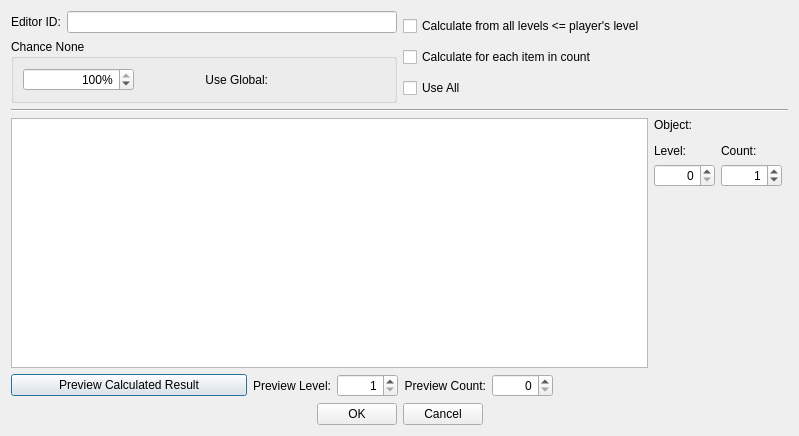
<?xml version="1.0" encoding="UTF-8"?>
<ui version="4.0">
 <class>FormDialogLeveledSpell</class>
 <widget class="QDialog" name="FormDialogLeveledSpell">
  <property name="geometry">
   <rect>
    <x>0</x>
    <y>0</y>
    <width>799</width>
    <height>436</height>
   </rect>
  </property>
  <property name="windowTitle">
   <string>Leveled Spell</string>
  </property>
  <layout class="QVBoxLayout" name="verticalLayout_3">
   <item>
    <layout class="QGridLayout" name="gridLayout" columnstretch="0,1,1">
     <item row="0" column="2" rowspan="2">
      <layout class="QGridLayout" name="gridLayout_4">
       <item row="2" column="0">
        <widget class="QCheckBox" name="flagUseAll">
         <property name="whatsThis">
          <string>If this is checked, then the leveled list will produce every form in its list, regardless of the player's level. This is mutually exclusive with the other options for level calculations.</string>
         </property>
         <property name="text">
          <string>Use All</string>
         </property>
        </widget>
       </item>
       <item row="1" column="0" colspan="2">
        <widget class="QCheckBox" name="flagRecalcPerCount">
         <property name="whatsThis">
          <string>If this list is in another leveled list with a count greater than one, this checkbox determines whether each generated object is the same (unchecked), or whether this leveled list is calculated independently for each generated object (checked).</string>
         </property>
         <property name="text">
          <string>Calculate for each item in count</string>
         </property>
        </widget>
       </item>
       <item row="0" column="0" colspan="2">
        <widget class="QCheckBox" name="flagCumulativeLevels">
         <property name="whatsThis">
          <string>If this is checked, then the leveled list will use any list entry at or below the player's level. If unchecked, the leveled list will use the list entry that is closest to the player's level without exceeding it.</string>
         </property>
         <property name="text">
          <string>Calculate from all levels &lt;= player's level</string>
         </property>
        </widget>
       </item>
      </layout>
     </item>
     <item row="1" column="0" colspan="2">
      <widget class="QGroupBox" name="groupBox">
       <property name="whatsThis">
        <string>Control the likelihood that this leveled list won't spawn anything at all. If you select a Global, its value will be treated as a percentage (i.e. in the range [0, 100]) and used instead of the fixed percentage. Note that the Creation Kit only lets you edit the fixed percentage, though a Global should still work in-game.</string>
       </property>
       <property name="title">
        <string>Chance None</string>
       </property>
       <layout class="QHBoxLayout" name="horizontalLayout">
        <item>
         <widget class="QSpinBox" name="chanceNonePercentage">
          <property name="alignment">
           <set>Qt::AlignRight|Qt::AlignTrailing|Qt::AlignVCenter</set>
          </property>
          <property name="suffix">
           <string extracomment="percentage unit">%</string>
          </property>
          <property name="maximum">
           <number>100</number>
          </property>
          <property name="value">
           <number>100</number>
          </property>
         </widget>
        </item>
        <item>
         <spacer name="horizontalSpacer_4">
          <property name="orientation">
           <enum>Qt::Horizontal</enum>
          </property>
          <property name="sizeType">
           <enum>QSizePolicy::Fixed</enum>
          </property>
          <property name="sizeHint" stdset="0">
           <size>
            <width>16</width>
            <height>8</height>
           </size>
          </property>
         </spacer>
        </item>
        <item>
         <widget class="QLabel" name="label_2">
          <property name="text">
           <string>Use Global:</string>
          </property>
          <property name="alignment">
           <set>Qt::AlignRight|Qt::AlignTrailing|Qt::AlignVCenter</set>
          </property>
         </widget>
        </item>
        <item>
         <widget class="DKFormPicker" name="chanceNoneGlobal"/>
        </item>
       </layout>
      </widget>
     </item>
     <item row="0" column="0" colspan="2">
      <layout class="QHBoxLayout" name="horizontalLayout_3">
       <item>
        <widget class="QLabel" name="label">
         <property name="text">
          <string>Editor ID:</string>
         </property>
         <property name="buddy">
          <cstring>editorID</cstring>
         </property>
        </widget>
       </item>
       <item>
        <widget class="QLineEdit" name="editorID"/>
       </item>
      </layout>
     </item>
    </layout>
   </item>
   <item>
    <widget class="Line" name="line">
     <property name="orientation">
      <enum>Qt::Horizontal</enum>
     </property>
    </widget>
   </item>
   <item>
    <layout class="QHBoxLayout" name="horizontalLayout_2">
     <item>
      <widget class="QTableView" name="view"/>
     </item>
     <item>
      <layout class="QVBoxLayout" name="verticalLayout_2">
       <item>
        <widget class="QLabel" name="label_3">
         <property name="text">
          <string>Object:</string>
         </property>
         <property name="buddy">
          <cstring>entryForm</cstring>
         </property>
        </widget>
       </item>
       <item>
        <widget class="DKFormPicker" name="entryForm">
         <property name="whatsThis">
          <string>The spell that this list item will produce, if it's chosen by the leveled list calculation.</string>
         </property>
        </widget>
       </item>
       <item>
        <layout class="QGridLayout" name="gridLayout_3">
         <item row="0" column="0">
          <widget class="QLabel" name="label_6">
           <property name="text">
            <string>Level:</string>
           </property>
           <property name="buddy">
            <cstring>entryLevel</cstring>
           </property>
          </widget>
         </item>
         <item row="1" column="1">
          <widget class="QSpinBox" name="entryCount">
           <property name="whatsThis">
            <string>Unused.</string>
           </property>
           <property name="alignment">
            <set>Qt::AlignRight|Qt::AlignTrailing|Qt::AlignVCenter</set>
           </property>
           <property name="maximum">
            <number>65535</number>
           </property>
           <property name="value">
            <number>1</number>
           </property>
          </widget>
         </item>
         <item row="1" column="0">
          <widget class="QSpinBox" name="entryLevel">
           <property name="whatsThis">
            <string>The level associated with this list item. Whether the list item is selected will depend on how this level compares to the player's level.</string>
           </property>
           <property name="alignment">
            <set>Qt::AlignRight|Qt::AlignTrailing|Qt::AlignVCenter</set>
           </property>
           <property name="minimum">
            <number>0</number>
           </property>
           <property name="maximum">
            <number>65535</number>
           </property>
          </widget>
         </item>
         <item row="0" column="1">
          <widget class="QLabel" name="label_7">
           <property name="text">
            <string>Count:</string>
           </property>
           <property name="buddy">
            <cstring>entryCount</cstring>
           </property>
          </widget>
         </item>
         <item row="1" column="2">
          <widget class="QWidget" name="spacer" native="true"/>
         </item>
        </layout>
       </item>
       <item>
        <spacer name="verticalSpacer">
         <property name="orientation">
          <enum>Qt::Vertical</enum>
         </property>
         <property name="sizeHint" stdset="0">
          <size>
           <width>20</width>
           <height>40</height>
          </size>
         </property>
        </spacer>
       </item>
      </layout>
     </item>
    </layout>
   </item>
   <item>
    <layout class="QHBoxLayout" name="previewLayout" stretch="1,0,0,0,0,1">
     <item>
      <widget class="QPushButton" name="buttonPreviewLLCalc">
       <property name="whatsThis">
        <string>Given a preview level (the level of a hypothetical player) and a preview count (the number of entities to generate), generate sample output using this leveled list.</string>
       </property>
       <property name="text">
        <string>Preview Calculated Result</string>
       </property>
      </widget>
     </item>
     <item>
      <widget class="QLabel" name="label_9">
       <property name="text">
        <string>Preview Level:</string>
       </property>
       <property name="alignment">
        <set>Qt::AlignRight|Qt::AlignTrailing|Qt::AlignVCenter</set>
       </property>
       <property name="buddy">
        <cstring>previewLevel</cstring>
       </property>
      </widget>
     </item>
     <item>
      <widget class="QSpinBox" name="previewLevel">
       <property name="alignment">
        <set>Qt::AlignRight|Qt::AlignTrailing|Qt::AlignVCenter</set>
       </property>
       <property name="minimum">
        <number>1</number>
       </property>
       <property name="maximum">
        <number>65535</number>
       </property>
      </widget>
     </item>
     <item>
      <widget class="QLabel" name="label_10">
       <property name="text">
        <string>Preview Count:</string>
       </property>
       <property name="alignment">
        <set>Qt::AlignRight|Qt::AlignTrailing|Qt::AlignVCenter</set>
       </property>
       <property name="buddy">
        <cstring>previewCount</cstring>
       </property>
      </widget>
     </item>
     <item>
      <widget class="QSpinBox" name="previewCount">
       <property name="alignment">
        <set>Qt::AlignRight|Qt::AlignTrailing|Qt::AlignVCenter</set>
       </property>
       <property name="maximum">
        <number>65535</number>
       </property>
      </widget>
     </item>
     <item>
      <spacer name="horizontalSpacer_3">
       <property name="orientation">
        <enum>Qt::Horizontal</enum>
       </property>
       <property name="sizeHint" stdset="0">
        <size>
         <width>40</width>
         <height>20</height>
        </size>
       </property>
      </spacer>
     </item>
    </layout>
   </item>
   <item>
    <layout class="QHBoxLayout" name="buttonsLayout">
     <item>
      <spacer name="horizontalSpacer">
       <property name="orientation">
        <enum>Qt::Horizontal</enum>
       </property>
       <property name="sizeHint" stdset="0">
        <size>
         <width>40</width>
         <height>20</height>
        </size>
       </property>
      </spacer>
     </item>
     <item>
      <widget class="QPushButton" name="buttonOK">
       <property name="text">
        <string>OK</string>
       </property>
      </widget>
     </item>
     <item>
      <widget class="QPushButton" name="buttonCancel">
       <property name="text">
        <string>Cancel</string>
       </property>
      </widget>
     </item>
     <item>
      <spacer name="horizontalSpacer_2">
       <property name="orientation">
        <enum>Qt::Horizontal</enum>
       </property>
       <property name="sizeHint" stdset="0">
        <size>
         <width>40</width>
         <height>20</height>
        </size>
       </property>
      </spacer>
     </item>
    </layout>
   </item>
  </layout>
 </widget>
 <customwidgets>
  <customwidget>
   <class>DKFormPicker</class>
   <extends>QWidget</extends>
   <header>widgets/DKFormPicker.h</header>
  </customwidget>
 </customwidgets>
 <tabstops>
  <tabstop>view</tabstop>
  <tabstop>entryForm</tabstop>
  <tabstop>entryLevel</tabstop>
  <tabstop>entryCount</tabstop>
  <tabstop>buttonPreviewLLCalc</tabstop>
  <tabstop>previewLevel</tabstop>
  <tabstop>previewCount</tabstop>
  <tabstop>buttonOK</tabstop>
  <tabstop>buttonCancel</tabstop>
 </tabstops>
 <resources/>
 <connections/>
</ui>
